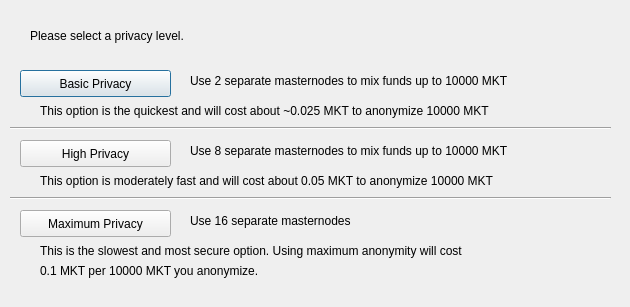
<?xml version="1.0" encoding="UTF-8"?>
<ui version="4.0">
 <class>ObfuscationConfig</class>
 <widget class="QDialog" name="ObfuscationConfig">
  <property name="geometry">
   <rect>
    <x>0</x>
    <y>0</y>
    <width>630</width>
    <height>307</height>
   </rect>
  </property>
  <property name="windowTitle">
   <string>Configure Obfuscation</string>
  </property>
  <widget class="QPushButton" name="buttonBasic">
   <property name="geometry">
    <rect>
     <x>20</x>
     <y>70</y>
     <width>151</width>
     <height>27</height>
    </rect>
   </property>
   <property name="text">
    <string>Basic Privacy</string>
   </property>
  </widget>
  <widget class="QPushButton" name="buttonHigh">
   <property name="geometry">
    <rect>
     <x>20</x>
     <y>140</y>
     <width>151</width>
     <height>27</height>
    </rect>
   </property>
   <property name="text">
    <string>High Privacy</string>
   </property>
  </widget>
  <widget class="QPushButton" name="buttonMax">
   <property name="geometry">
    <rect>
     <x>20</x>
     <y>210</y>
     <width>151</width>
     <height>27</height>
    </rect>
   </property>
   <property name="text">
    <string>Maximum Privacy</string>
   </property>
  </widget>
  <widget class="QLabel" name="label">
   <property name="geometry">
    <rect>
     <x>30</x>
     <y>20</y>
     <width>571</width>
     <height>31</height>
    </rect>
   </property>
   <property name="text">
    <string>Please select a privacy level.</string>
   </property>
  </widget>
  <widget class="QLabel" name="label_2">
   <property name="geometry">
    <rect>
     <x>190</x>
     <y>70</y>
     <width>421</width>
     <height>21</height>
    </rect>
   </property>
   <property name="text">
    <string>Use 2 separate masternodes to mix funds up to 10000 MKT</string>
   </property>
  </widget>
  <widget class="QLabel" name="label_3">
   <property name="geometry">
    <rect>
     <x>190</x>
     <y>140</y>
     <width>411</width>
     <height>21</height>
    </rect>
   </property>
   <property name="text">
    <string>Use 8 separate masternodes to mix funds up to 10000 MKT</string>
   </property>
  </widget>
  <widget class="QLabel" name="label_4">
   <property name="geometry">
    <rect>
     <x>190</x>
     <y>210</y>
     <width>421</width>
     <height>21</height>
    </rect>
   </property>
   <property name="text">
    <string>Use 16 separate masternodes</string>
   </property>
  </widget>
  <widget class="QLabel" name="label_6">
   <property name="geometry">
    <rect>
     <x>40</x>
     <y>100</y>
     <width>561</width>
     <height>21</height>
    </rect>
   </property>
   <property name="text">
    <string>This option is the quickest and will cost about ~0.025 MKT to anonymize 10000 MKT</string>
   </property>
  </widget>
  <widget class="QLabel" name="label_7">
   <property name="geometry">
    <rect>
     <x>40</x>
     <y>170</y>
     <width>561</width>
     <height>21</height>
    </rect>
   </property>
   <property name="text">
    <string>This option is moderately fast and will cost about 0.05 MKT to anonymize 10000 MKT</string>
   </property>
  </widget>
  <widget class="QLabel" name="label_8">
   <property name="geometry">
    <rect>
     <x>40</x>
     <y>240</y>
     <width>561</width>
     <height>21</height>
    </rect>
   </property>
   <property name="text">
    <string>This is the slowest and most secure option. Using maximum anonymity will cost</string>
   </property>
  </widget>
  <widget class="QLabel" name="label_9">
   <property name="geometry">
    <rect>
     <x>40</x>
     <y>260</y>
     <width>561</width>
     <height>21</height>
    </rect>
   </property>
   <property name="text">
    <string>0.1 MKT per 10000 MKT you anonymize.</string>
   </property>
  </widget>
  <widget class="Line" name="line">
   <property name="geometry">
    <rect>
     <x>10</x>
     <y>120</y>
     <width>601</width>
     <height>16</height>
    </rect>
   </property>
   <property name="orientation">
    <enum>Qt::Horizontal</enum>
   </property>
  </widget>
  <widget class="Line" name="line_2">
   <property name="geometry">
    <rect>
     <x>10</x>
     <y>190</y>
     <width>601</width>
     <height>16</height>
    </rect>
   </property>
   <property name="orientation">
    <enum>Qt::Horizontal</enum>
   </property>
  </widget>
 </widget>
 <resources/>
 <connections/>
</ui>
